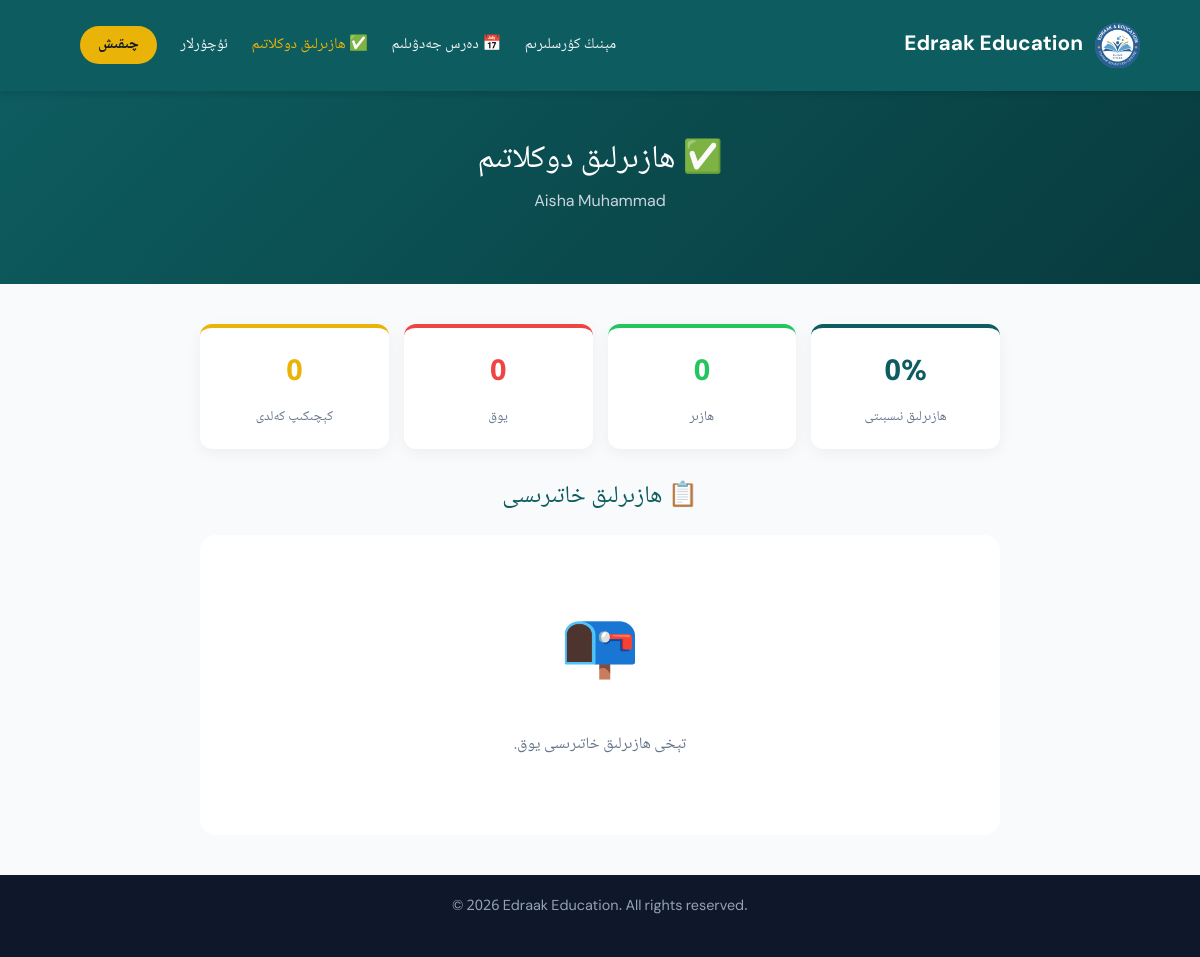
Page /attendance-report/ (signed in) on the committed database.
### courses/models.py (models this page shows, shortened)
class SiteSettings(models.Model):
    site_name = models.CharField(max_length=200, default='Edraak Education', verbose_name="توربەت ئىسمى (ئېنگلىزچە)")
    site_name_ug = models.CharField(max_length=200, default='ئىدراك مائارىپى', verbose_name="توربەت ئىسمى (ئۇيغۇرچە)")
    tagline = models.CharField(max_length=300, blank=True, default='Guiding the Future | كەلگۈسىگە يېتەكلەش',
                               verbose_name="شۇئار")
    logo = models.ImageField(upload_to='site/', blank=True, null=True, verbose_name="لوگو رەسىمى")
    about_title_ug = models.CharField(max_length=200, default='ئىدراك مائارىپى غايىسى',
                                      verbose_name="بىز ھەققىدە ماۋزۇسى (ئۇيغۇرچە)")
    about_text_ug = models.TextField(blank=True, verbose_name="بىز ھەققىدە مەزمۇنى (ئۇيغۇرچە)")
    about_title_en = models.CharField(max_length=200, default='Our Mission',
                                      verbose_name="بىز ھەققىدە ماۋزۇسى (ئېنگلىزچە)")
    about_text_en = models.TextField(blank=True, verbose_name="بىز ھەققىدە مەزمۇنى (ئېنگلىزچە)")
    whatsapp = models.CharField(max_length=50, blank=True, default='905444362947',
                                verbose_name="WhatsApp نومۇرى (پەقەت سان)")
    telegram = models.CharField(max_length=100, blank=True, default='salman_muallim', verbose_name="Telegram ئادرېسى")
    email = models.EmailField(blank=True, default='salmanuyghur3@gmail.com', verbose_name="Email")
    phone = models.CharField(max_length=50, blank=True, default='+90 544 436 29 47',
                             verbose_name="تېلېفون نومۇرى (كۆرۈنۈش)")
    address = models.CharField(max_length=300, blank=True, verbose_name="ئادرېس")
    footer_text = models.CharField(max_length=300, blank=True, default='© 2026 Edraak Education. All rights reserved.',
                                   verbose_name="Footer تېكىستى")
    class Meta:
        verbose_name = "توربەت تەڭشەكلىرى"
        verbose_name_plural = "توربەت تەڭشەكلىرى"
    @classmethod
    def get_settings(cls):
        settings, created = cls.objects.get_or_create(id=1)
        return settings

class CustomUser(AbstractUser):
    ROLE_CHOICES = [
        ('student', 'ئوقۇغۇچى'),
        ('teacher', 'ئوقۇتقۇچى'),
        ('admin', 'باشقۇرغۇچى'),
    ]
    phone = models.CharField(max_length=20, blank=True, verbose_name="تېلېفون نومۇرى")
    telegram_id = models.CharField(max_length=100, blank=True, verbose_name="تېلېگرامما ئادرېسى")
    full_name = models.CharField(max_length=200, blank=True, verbose_name="ئىسمى فامىلىسى")
    role = models.CharField(max_length=20, choices=ROLE_CHOICES, default='student', verbose_name="رولى")
    class Meta:
        verbose_name = "ئىشلەتكۈچى"
        verbose_name_plural = "ئىشلەتكۈچىلەر"

### courses/views.py (the view)
# urls.py: path('attendance-report/', views.attendance_report, name='attendance_report'),
@login_required
def attendance_report(request):
    if not request.user.is_authenticated:
        return redirect('index')
    attendances = Attendance.objects.filter(
        student=request.user
    ).select_related('lesson', 'lesson__course').order_by('-attendance_date')
    total = attendances.count()
    present = attendances.filter(status='present').count()
    absent = attendances.filter(status='absent').count()
    late = attendances.filter(status='late').count()
    attendance_rate = round((present / total * 100), 1) if total > 0 else 0
    context = {
        'attendances': attendances,
        'total': total,
        'present': present,
        'absent': absent,
        'late': late,
        'attendance_rate': attendance_rate,
    }
    return render(request, 'attendance_report.html', context)

### courses/context_processors.py (called while the page is built)
def site_settings(request):
    return {
        'settings': SiteSettings.get_settings()
    }

### courses/templates/attendance_report.html (shortened to what this page needs)
{% extends 'base.html' %}
{% block content %}
<header>
    <div class="navbar">
        <div class="logo-area">
            {% if settings.logo %}
            <img src="{{ settings.logo.url }}" alt="{{ settings.site_name }}" style="width: 45px; height: 45px; object-fit: contain; border-radius: 8px;">
            {% endif %}
            <a href="{% url 'index' %}" class="brand-name" style="text-decoration:none;">{{ settings.site_name }}</a>
        </div>
        <div class="nav-menu">
            <nav>
                <a href="{% url 'my_enrollments' %}">مېنىڭ كۇرسلىرىم</a>
                <a href="{% url 'my_schedule' %}">📅 دەرس جەدۋىلىم</a>
                <a href="{% url 'attendance_report' %}" style="color: #eab308;">✅ ھازىرلىق دوكلاتىم</a>
                <a href="{% url 'messages_view' %}">ئۇچۇرلار</a>
                <a href="{% url 'logout' %}" class="login-nav-btn">چىقىش</a>
            </nav>
        </div>
    </div>
</header>
<section style="background: linear-gradient(135deg, #0d5c5f 0%, #083b3e 100%); color: white; padding: 50px 5%;">
    <div style="max-width: 800px; margin: 0 auto; text-align: center;">
        <h1 style="font-size: 2rem; margin-bottom: 10px;">✅ ھازىرلىق دوكلاتىم</h1>
        <p style="color: #cbd5e1;">{{ user.full_name|default:user.username }}</p>
    </div>
</section>
<section style="padding: 40px 5%;">
    <div style="max-width: 800px; margin: 0 auto;">
        <div style="display: grid; grid-template-columns: repeat(auto-fit, minmax(150px, 1fr)); gap: 15px; margin-bottom: 30px;">
            <div style="background: white; padding: 20px; border-radius: 12px; text-align: center; box-shadow: 0 4px 15px rgba(0,0,0,0.05); border-top: 4px solid #0d5c5f;">
                <div style="font-size: 1.8rem; font-weight: bold; color: #0d5c5f;">{{ attendance_rate }}%</div>
                <div style="color: #64748b; font-size: 0.85rem; margin-top: 5px;">ھازىرلىق نىسبىتى</div>
            </div>
            <div style="background: white; padding: 20px; border-radius: 12px; text-align: center; box-shadow: 0 4px 15px rgba(0,0,0,0.05); border-top: 4px solid #22c55e;">
                <div style="font-size: 1.8rem; font-weight: bold; color: #22c55e;">{{ present }}</div>
                <div style="color: #64748b; font-size: 0.85rem; margin-top: 5px;">ھازىر</div>
            </div>
            <div style="background: white; padding: 20px; border-radius: 12px; text-align: center; box-shadow: 0 4px 15px rgba(0,0,0,0.05); border-top: 4px solid #ef4444;">
                <div style="font-size: 1.8rem; font-weight: bold; color: #ef4444;">{{ absent }}</div>
                <div style="color: #64748b; font-size: 0.85rem; margin-top: 5px;">يوق</div>
            </div>
            <div style="background: white; padding: 20px; border-radius: 12px; text-align: center; box-shadow: 0 4px 15px rgba(0,0,0,0.05); border-top: 4px solid #eab308;">
                <div style="font-size: 1.8rem; font-weight: bold; color: #eab308;">{{ late }}</div>
                <div style="color: #64748b; font-size: 0.85rem; margin-top: 5px;">كېچىكىپ كەلدى</div>
            </div>
        </div>
        <h2 style="color: #0d5c5f; font-size: 1.5rem; margin-bottom: 20px; direction: rtl;">📋 ھازىرلىق خاتىرىسى</h2>
        {% if attendances %}
        <div style="background: white; border-radius: 16px; box-shadow: 0 4px 15px rgba(0,0,0,0.05); overflow: hidden; direction: rtl;">
            <table style="width: 100%; border-collapse: collapse;">
                <thead>
                    <tr style="background: #f8fafc; border-bottom: 2px solid #e2e8f0;">
                        <th style="padding: 12px; text-align: right; color: #0d5c5f; font-size: 0.85rem;">ۋاقتى</th>
                        <th style="padding: 12px; text-align: right; color: #0d5c5f; font-size: 0.85rem;">كۇرس</th>
                        <th style="padding: 12px; text-align: right; color: #0d5c5f; font-size: 0.85rem;">دەرس</th>
                        <th style="padding: 12px; text-align: center; color: #0d5c5f; font-size: 0.85rem;">ھالەت</th>
                        <th style="padding: 12px; text-align: right; color: #0d5c5f; font-size: 0.85rem;">ئىزاھات</th>
                    </tr>
                </thead>
                <tbody>
                    {% for att in attendances %}
                    <tr style="border-bottom: 1px solid #f1f5f9;">
                        <td style="padding: 12px; font-size: 0.9rem;">{{ att.attendance_date|date:"Y-m-d" }}</td>
                        <td style="padding: 12px; font-size: 0.9rem;">{{ att.lesson.course.title }}</td>
                        <td style="padding: 12px; font-size: 0.9rem;">{{ att.lesson.title }}</td>
                        <td style="padding: 12px; text-align: center;">
                            <span style="display: inline-block; padding: 4px 12px; border-radius: 15px; font-size: 0.8rem; font-weight: bold; color: white; background-color: {{ att.get_status_color }};">
                                {{ att.get_status_display }}
                            </span>
                        </td>
                        <td style="padding: 12px; font-size: 0.85rem; color: #64748b;">{{ att.note|default:"-" }}</td>
                    </tr>
                    {% endfor %}
                </tbody>
            </table>
        </div>
        {% else %}
        <div style="text-align: center; padding: 60px 20px; background: white; border-radius: 16px;">
            <div style="font-size: 4rem; margin-bottom: 20px;">📭</div>
            <p style="color: #64748b;">تېخى ھازىرلىق خاتىرىسى يوق.</p>
        </div>
        {% endif %}
    </div>
</section>
<footer>
    <p>{{ settings.footer_text }}</p>
</footer>
{% endblock %}

### static/css/style.css (style rules this page uses)
* { margin: 0; padding: 0; box-sizing: border-box; }
html, body { direction: rtl; text-align: right; }
body { background-color: #f8fafc; color: #1e293b; line-height: 1.8; font-family: 'Noto Naskh Arabic', 'UKIJ Ekran', 'Microsoft Uighur', 'DM Sans', sans-serif; font-size: 16px; }
header { background-color: #0d5c5f; padding: 15px 5%; position: sticky; top: 0; z-index: 1000; box-shadow: 0 4px 6px rgba(0,0,0,0.1); direction: rtl; }
.navbar { display: flex; justify-content: space-between; align-items: center; flex-wrap: wrap; gap: 15px; }
.logo-area { display: flex; align-items: center; gap: 12px; }
.brand-name { color: #ffffff; font-size: 1.3rem; font-weight: 700; }
.nav-menu { display: flex; align-items: center; flex-wrap: wrap; }
nav a { color: #f1f5f9; text-decoration: none; margin-left: 20px; font-weight: 500; transition: color 0.3s; font-size: 0.95rem; }
.login-nav-btn { background-color: #eab308; color: #0f172a !important; padding: 6px 18px; border-radius: 20px; font-weight: bold; margin-left: 20px; cursor: pointer; transition: 0.3s; }
section { padding: 80px 5%; text-align: center; direction: rtl; }
section h2 { font-size: 2.2rem; color: #0d5c5f; margin-bottom: 15px; line-height: 1.5; }
footer { background-color: #0f172a; color: #94a3b8; text-align: center; padding: 20px; font-size: 0.9rem; direction: ltr; }

### rows in the picture
SiteSettings: logo (picture), site_name "Edraak Education", footer_text "© 2026 Edraak Education. All rights reserved."
CustomUser: full_name "Aisha Muhammad"

### other values in the picture
{{ attendance_rate }} "0"
{{ present }} "0"
{{ absent }} "0"
{{ late }} "0"
